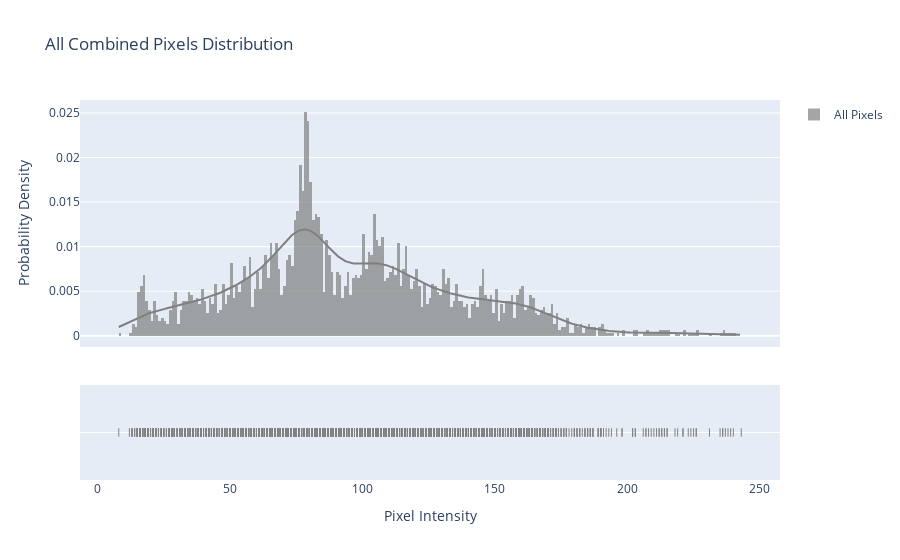
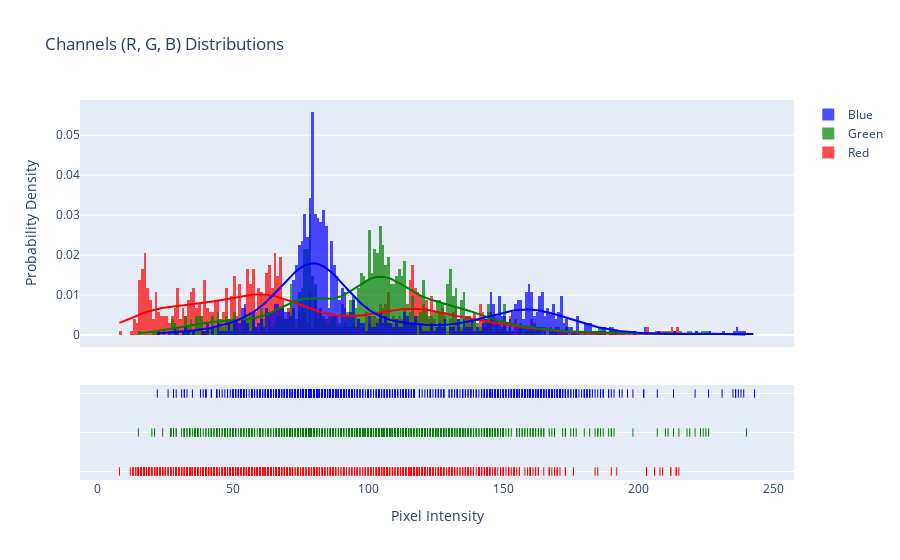

Notebook cell for these charts, in order:
### Code cell
# Image histogram distribution with KDE for each channel

instance = 50

histogram_distributions(instance, X_train)

### Figure 1 — Plotly figure (JSON) as saved in the notebook; plotly's stock layout.template omitted (floating-point values rounded to 4 significant figures; data arrays with more than 128 entries replaced by an {"elided": "..."} marker saying what was removed)
{"data": [{"autobinx": false, "histnorm": "probability density", "legendgroup": "All Pixels", "marker": {"color": "grey"}, "name": "All Pixels", "opacity": 0.7, "type": "histogram", "x": {"elided": "3072 int values"}, "xaxis": "x", "xbins": {"end": 243, "size": 1, "start": 8}, "yaxis": "y"}, {"legendgroup": "All Pixels", "marker": {"color": "grey"}, "mode": "lines", "name": "All Pixels", "showlegend": false, "type": "scatter", "x": {"elided": "500 float values"}, "xaxis": "x", "y": {"elided": "500 float values"}, "yaxis": "y"}, {"legendgroup": "All Pixels", "marker": {"color": "grey", "symbol": "line-ns-open"}, "mode": "markers", "name": "All Pixels", "showlegend": false, "type": "scatter", "x": {"elided": "3072 int values"}, "xaxis": "x", "y": {"elided": "3072 str values"}, "yaxis": "y2"}], "layout": {"barmode": "overlay", "hovermode": "closest", "legend": {"traceorder": "reversed"}, "title": {"text": "All Combined Pixels Distribution"}, "xaxis": {"anchor": "y2", "domain": [0, 1], "title": {"text": "Pixel Intensity"}, "zeroline": false}, "yaxis": {"anchor": "free", "domain": [0.35, 1], "position": 0, "title": {"text": "Probability Density"}}, "yaxis2": {"anchor": "x", "domain": [0, 0.25], "dtick": 1, "showticklabels": false}}}

### Figure 2 — Plotly figure (JSON) as saved in the notebook; plotly's stock layout.template omitted (floating-point values rounded to 4 significant figures; data arrays with more than 128 entries replaced by an {"elided": "..."} marker saying what was removed)
{"data": [{"autobinx": false, "histnorm": "probability density", "legendgroup": "Red", "marker": {"color": "red"}, "name": "Red", "opacity": 0.7, "type": "histogram", "x": {"elided": "1024 int values"}, "xaxis": "x", "xbins": {"end": 215, "size": 1, "start": 8}, "yaxis": "y"}, {"autobinx": false, "histnorm": "probability density", "legendgroup": "Green", "marker": {"color": "green"}, "name": "Green", "opacity": 0.7, "type": "histogram", "x": {"elided": "1024 int values"}, "xaxis": "x", "xbins": {"end": 240, "size": 1, "start": 15}, "yaxis": "y"}, {"autobinx": false, "histnorm": "probability density", "legendgroup": "Blue", "marker": {"color": "blue"}, "name": "Blue", "opacity": 0.7, "type": "histogram", "x": {"elided": "1024 int values"}, "xaxis": "x", "xbins": {"end": 243, "size": 1, "start": 22}, "yaxis": "y"}, {"legendgroup": "Red", "marker": {"color": "red"}, "mode": "lines", "name": "Red", "showlegend": false, "type": "scatter", "x": {"elided": "500 float values"}, "xaxis": "x", "y": {"elided": "500 float values"}, "yaxis": "y"}, {"legendgroup": "Green", "marker": {"color": "green"}, "mode": "lines", "name": "Green", "showlegend": false, "type": "scatter", "x": {"elided": "500 float values"}, "xaxis": "x", "y": {"elided": "500 float values"}, "yaxis": "y"}, {"legendgroup": "Blue", "marker": {"color": "blue"}, "mode": "lines", "name": "Blue", "showlegend": false, "type": "scatter", "x": {"elided": "500 float values"}, "xaxis": "x", "y": {"elided": "500 float values"}, "yaxis": "y"}, {"legendgroup": "Red", "marker": {"color": "red", "symbol": "line-ns-open"}, "mode": "markers", "name": "Red", "showlegend": false, "type": "scatter", "x": {"elided": "1024 int values"}, "xaxis": "x", "y": {"elided": "1024 str values"}, "yaxis": "y2"}, {"legendgroup": "Green", "marker": {"color": "green", "symbol": "line-ns-open"}, "mode": "markers", "name": "Green", "showlegend": false, "type": "scatter", "x": {"elided": "1024 int values"}, "xaxis": "x", "y": {"elided": "1024 str values"}, "yaxis": "y2"}, {"legendgroup": "Blue", "marker": {"color": "blue", "symbol": "line-ns-open"}, "mode": "markers", "name": "Blue", "showlegend": false, "type": "scatter", "x": {"elided": "1024 int values"}, "xaxis": "x", "y": {"elided": "1024 str values"}, "yaxis": "y2"}], "layout": {"barmode": "overlay", "hovermode": "closest", "legend": {"traceorder": "reversed"}, "title": {"text": "Channels (R, G, B) Distributions"}, "xaxis": {"anchor": "y2", "domain": [0, 1], "title": {"text": "Pixel Intensity"}, "zeroline": false}, "yaxis": {"anchor": "free", "domain": [0.35, 1], "position": 0, "title": {"text": "Probability Density"}}, "yaxis2": {"anchor": "x", "domain": [0, 0.25], "dtick": 1, "showticklabels": false}}}
